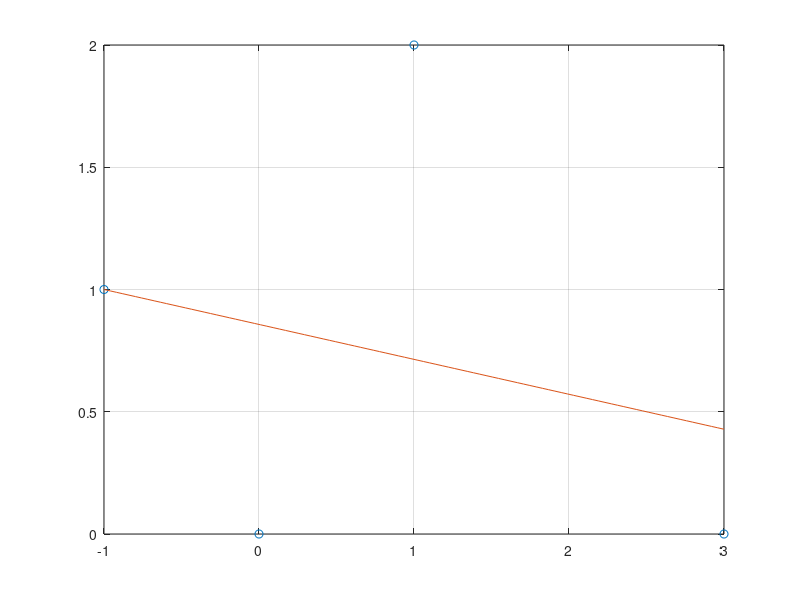

Write the MATLAB code that produced this figure.
clear;close all;clc

x = [-1 0 1 3];
y = [1 0 2 0];

A = [ones(length(x),1) x']

c = A\y'
p = @(x) c(1) + c(2).*x
xx = linspace(-1,3);
plot(x,y,'o');grid on;hold on
plot(xx,p(xx))